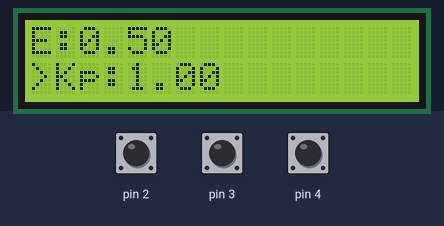
Bench run of a sketch on a simulated Arduino Uno, built with avr-gcc and run on an emulated ATmega328P. Shown: 16×2 character LCD. Wiring (inferred from the names in the program): PCF8574 port expander at I2C address 0x27. Wiring (inferred from the signals the program sends): character LCD (HD44780): RS Q0; E Q2; backlight Q3; data Q4, Q5, Q6, Q7. The test bench sets the inputs (shaded band); at power-on: pin 4 HIGH, pin 2 HIGH, pin 3 HIGH. What the sketch prints to the serial monitor is not drawn.

Above: at 0.8 s.
0.9 s: pin 4 pulled LOW for 0.15 s
At 2.1 s:
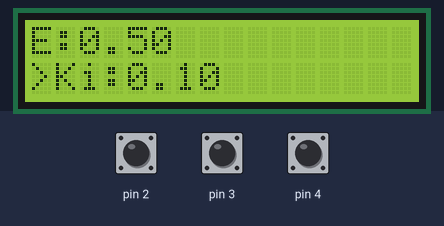
2.5 s: pin 4 pulled LOW for 1 s
At 3.3 s:
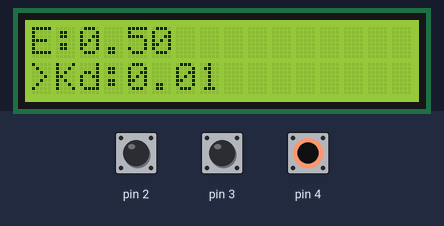
5.0 s: pin 2 pulled LOW for 0.15 s
At 5.3 s:
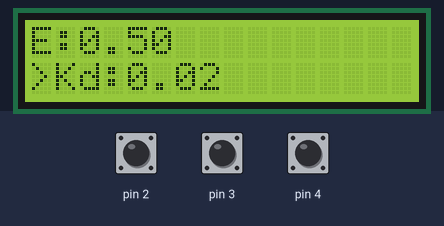
6.6 s: pin 2 pulled LOW for 1 s
At 7.7 s:
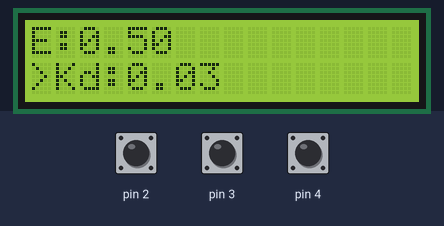
9.1 s: pin 4 pulled LOW for 3.2 s
At 9.5 s:
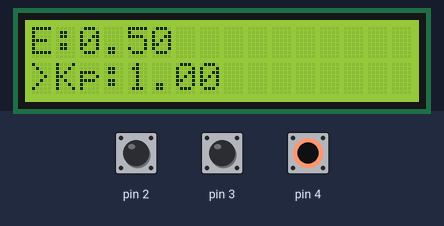
Timing chart, 0 to 12.1 s (numbered marks = the images above; inputs shaded):
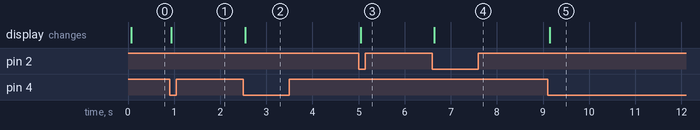

Measured:
- after the input at 0.9 s, the display: changes at once (image 1)
- after the input at 2.5 s, the display: changes at once (image 2)
- after the input at 5.0 s, the display: changes at once (image 3)
- after the input at 6.6 s, the display: changes at once (image 4)
- after the input at 9.1 s, the display: changes at once (image 5)

The sketch:

LCDencoder.ino
```cpp
// --- DEFINIÇÃO DE REGISTRADORES ---

// GPIO PORTD (Pinos 0 a 7)
#define _PIND   (*(volatile unsigned char *)(0x29))
#define _DDRD   (*(volatile unsigned char *)(0x2A))
#define _PORTD  (*(volatile unsigned char *)(0x2B))

// UART (Serial)
#define _UDR0   (*(volatile unsigned char *)(0xC6))
#define _UCSR0A (*(volatile unsigned char *)(0xC0))
#define _UCSR0B (*(volatile unsigned char *)(0xC1))
#define _UCSR0C (*(volatile unsigned char *)(0xC2))
#define _UBRR0L (*(volatile unsigned char *)(0xC4))
#define _UBRR0H (*(volatile unsigned char *)(0xC5))

// TWI (I2C)
#define _TWBR   (*(volatile unsigned char *)(0xB8))
#define _TWSR   (*(volatile unsigned char *)(0xB9))
#define _TWDR   (*(volatile unsigned char *)(0xBB))
#define _TWCR   (*(volatile unsigned char *)(0xBC))

// Bits específicos
#define TWINT 7
#define TWSTA 5
#define TWSTO 4
#define TWEN  2
#define RXEN0 4
#define TXEN0 3
#define UDRE0 5

// --- VARIÁVEIS GLOBAIS ---
volatile float Kp = 1.0, Ki = 0.1, Kd = 0.01;
volatile float nivel = 25.0, vazao = 1.2, erro = 0.5;
unsigned char param_sel = 0; // 0:Kp, 1:Ki, 2:Kd

// --- FUNÇÕES DE DELAY MANUAL (Calibrado para 16MHz) ---
void delay_ms(unsigned int ms) {
    while(ms--) {
        for(unsigned long i = 0; i < 1600; i++) {
            __asm__ __volatile__ ("nop");
        }
    }
}

void delay_us(unsigned int us) {
    while(us--) {
        __asm__ __volatile__ ("nop");
        __asm__ __volatile__ ("nop");
        __asm__ __volatile__ ("nop");
    }
}

// --- UART BAREMETAL ---
void uart_init() {
    // 9600 baud @ 16MHz (UBRR = 103)
    _UBRR0H = 0;
    _UBRR0L = 103;
    _UCSR0B = (1 << RXEN0) | (1 << TXEN0);
    _UCSR0C = (3 << 1); // 8-bit data
}

void uart_putc(char c) {
    while (!(_UCSR0A & (1 << UDRE0)));
    _UDR0 = c;
}

void uart_puts(const char* s) {
    while (*s) uart_putc(*s++);
}

// --- I2C (TWI) BAREMETAL ---
void i2c_init() {
    _TWSR = 0x00;
    _TWBR = 72; // 100kHz
}

void i2c_start() {
    _TWCR = (1 << TWINT) | (1 << TWSTA) | (1 << TWEN);
    while (!(_TWCR & (1 << TWINT)));
}

void i2c_stop() {
    _TWCR = (1 << TWINT) | (1 << TWSTO) | (1 << TWEN);
}

void i2c_write(unsigned char data) {
    _TWDR = data;
    _TWCR = (1 << TWINT) | (1 << TWEN);
    while (!(_TWCR & (1 << TWINT)));
}

// --- LCD VIA PCF8574 ---
void lcd_pcf(unsigned char data) {
    i2c_start();
    i2c_write(0x27 << 1); // Endereço 0x27
    i2c_write(data | 0x08); // Backlight ON (Bit 3)
    i2c_stop();
}

void lcd_pulse(unsigned char data) {
    lcd_pcf(data | 0x04); // EN HIGH
    delay_us(1);
    lcd_pcf(data & ~0x04); // EN LOW
    delay_us(50);
}

void lcd_send(unsigned char val, unsigned char rs) {
    unsigned char high = (val & 0xF0) | rs;
    unsigned char low = ((val << 4) & 0xF0) | rs;
    lcd_pulse(high);
    lcd_pulse(low);
}

void lcd_init() {
    delay_ms(50);
    lcd_pulse(0x30); delay_ms(5);
    lcd_pulse(0x30); delay_us(200);
    lcd_pulse(0x30); delay_us(200);
    lcd_pulse(0x20); // 4-bit mode
    lcd_send(0x28, 0); // 2 linhas
    lcd_send(0x0C, 0); // Display ON
    lcd_send(0x01, 0); // Clear
    delay_ms(2);
}

// --- CONVERSORES DE TEXTO MANUAIS (Sem stdio.h) ---
void itoa_simple(int n, char* s) {
    int i = 0, sign = n;
    if (n < 0) n = -n;
    do { s[i++] = n % 10 + '0'; } while ((n /= 10) > 0);
    if (sign < 0) s[i++] = '-';
    s[i] = '\0';
    // Inverter string
    for (int j = 0, k = i - 1; j < k; j++, k--) {
        char temp = s[j]; s[j] = s[k]; s[k] = temp;
    }
}

void lcd_puts(const char* s) {
    while (*s) lcd_send(*s++, 1);
}

void print_float_lcd(float val) {
    char buf[10];
    int int_part = (int)val;
    int dec_part = (int)((val - int_part) * 100);
    if (dec_part < 0) dec_part = -dec_part;

    itoa_simple(int_part, buf);
    lcd_puts(buf);
    lcd_puts(".");
    if (dec_part < 10) lcd_puts("0");
    itoa_simple(dec_part, buf);
    lcd_puts(buf);
}

void atualiza_display() {
    lcd_send(0x80, 0); // Linha 1
    lcd_puts("E:"); print_float_lcd(erro);
    lcd_puts("       ");

    lcd_send(0xC0, 0); // Linha 2
    if (param_sel == 0) { lcd_puts(">Kp:"); print_float_lcd(Kp); }
    else if (param_sel == 1) { lcd_puts(">Ki:"); print_float_lcd(Ki); }
    else { lcd_puts(">Kd:"); print_float_lcd(Kd); }
    lcd_puts("       ");
}

// --- MAIN LOOP ---
int main(void) {
    uart_init();
    i2c_init();
    lcd_init();

    // Configurar PD2(CLK), PD3(DT), PD4(SW) como entrada com Pull-up
    _DDRD &= ~((1 << 2) | (1 << 3) | (1 << 4));
    _PORTD |= (1 << 2) | (1 << 3) | (1 << 4);

    unsigned char last_clk = (_PIND & (1 << 2));
    unsigned char last_sw = (_PIND & (1 << 4));

    atualiza_display();

    while(1) {
        // Leitura Encoder
        unsigned char clk = (_PIND & (1 << 2));
        if (clk != last_clk && clk == 0) {
            delay_us(500);
            if ((_PIND & (1 << 3)) != clk) {
                if (param_sel == 0) Kp += 0.1;
                else if (param_sel == 1) Ki += 0.01;
                else Kd += 0.01;
            } else {
                if (param_sel == 0) Kp -= 0.1;
                else if (param_sel == 1) Ki -= 0.01;
                else Kd -= 0.01;
            }
            if (Kp < 0) Kp = 0; if (Ki < 0) Ki = 0; if (Kd < 0) Kd = 0;
            atualiza_display();

            // Enviar via Serial para o ESP32
            uart_puts("DADOS ATUALIZADOS\n");
        }
        last_clk = clk;

        // Leitura Botão
        unsigned char sw = (_PIND & (1 << 4));
        if (!sw && last_sw) {
            delay_ms(20);
            param_sel = (param_sel + 1) % 3;
            atualiza_display();
        }
        last_sw = sw;
    }
    return 0;
}
```
